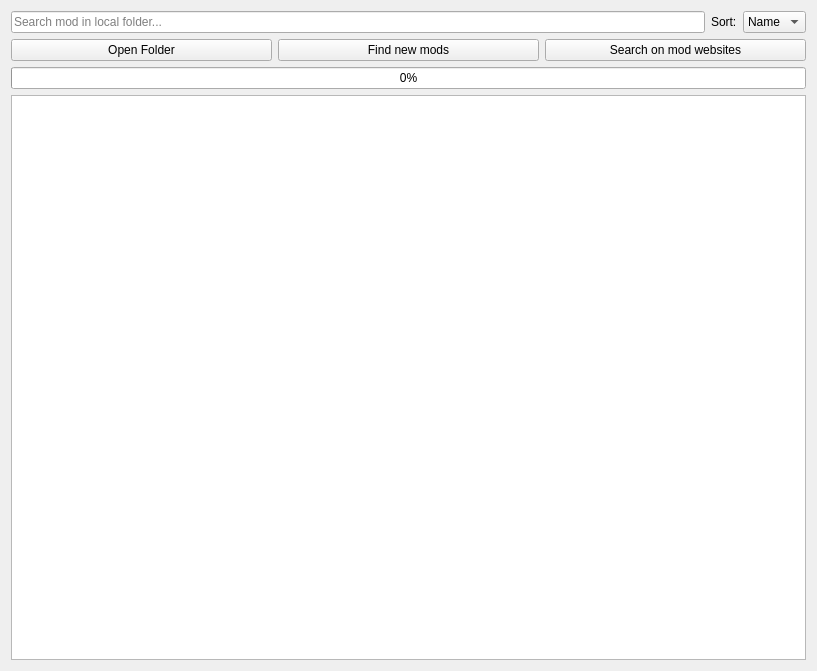
<?xml version="1.0" encoding="UTF-8"?>
<ui version="4.0">
 <class>LocalModBrowser</class>
 <widget class="QWidget" name="LocalModBrowser">
  <property name="geometry">
   <rect>
    <x>0</x>
    <y>0</y>
    <width>817</width>
    <height>671</height>
   </rect>
  </property>
  <property name="windowTitle">
   <string>Form</string>
  </property>
  <layout class="QGridLayout" name="gridLayout">
   <item row="0" column="0">
    <layout class="QHBoxLayout" name="horizontalLayout">
     <item>
      <widget class="QLineEdit" name="searchText">
       <property name="placeholderText">
        <string>Search mod in local folder...</string>
       </property>
      </widget>
     </item>
     <item>
      <widget class="QLabel" name="label">
       <property name="text">
        <string>Sort:</string>
       </property>
       <property name="buddy">
        <cstring>comboBox</cstring>
       </property>
      </widget>
     </item>
     <item>
      <widget class="QComboBox" name="comboBox">
       <item>
        <property name="text">
         <string>Name</string>
        </property>
       </item>
       <item>
        <property name="text">
         <string>Date</string>
        </property>
       </item>
       <item>
        <property name="text">
         <string>Size</string>
        </property>
       </item>
      </widget>
     </item>
    </layout>
   </item>
   <item row="1" column="0">
    <layout class="QHBoxLayout" name="horizontalLayout_2">
     <item>
      <widget class="QPushButton" name="openFolderButton">
       <property name="text">
        <string>Open Folder</string>
       </property>
       <property name="icon">
        <iconset theme="folder"/>
       </property>
      </widget>
     </item>
     <item>
      <widget class="QPushButton" name="findnewButton">
       <property name="text">
        <string>Find new mods</string>
       </property>
       <property name="icon">
        <iconset theme="search">
         <normaloff>.</normaloff>.</iconset>
       </property>
      </widget>
     </item>
     <item>
      <widget class="QPushButton" name="checkUpdatesButton">
       <property name="text">
        <string>Search on mod websites</string>
       </property>
       <property name="icon">
        <iconset theme="update-none"/>
       </property>
      </widget>
     </item>
    </layout>
   </item>
   <item row="2" column="0">
    <widget class="QProgressBar" name="checkUpdatesProgress">
     <property name="value">
      <number>0</number>
     </property>
    </widget>
   </item>
   <item row="3" column="0">
    <widget class="QListWidget" name="modListWidget">
     <property name="verticalScrollMode">
      <enum>QAbstractItemView::ScrollPerPixel</enum>
     </property>
    </widget>
   </item>
  </layout>
 </widget>
 <resources/>
 <connections/>
</ui>
